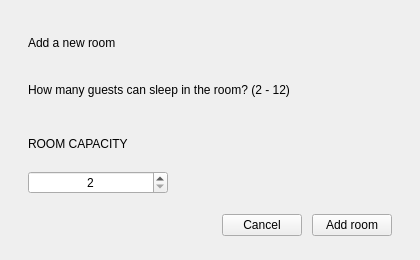
<?xml version="1.0" encoding="UTF-8"?>
<ui version="4.0">
 <class>Dialog</class>
 <widget class="QDialog" name="Dialog">
  <property name="geometry">
   <rect>
    <x>0</x>
    <y>0</y>
    <width>420</width>
    <height>260</height>
   </rect>
  </property>
  <property name="windowTitle">
   <string>Add room</string>
  </property>
  <layout class="QVBoxLayout" name="dialog_layout">
   <property name="spacing">
    <number>8</number>
   </property>
   <property name="leftMargin">
    <number>28</number>
   </property>
   <property name="topMargin">
    <number>24</number>
   </property>
   <property name="rightMargin">
    <number>28</number>
   </property>
   <property name="bottomMargin">
    <number>24</number>
   </property>
   <item>
    <widget class="QLabel" name="title_label">
     <property name="text">
      <string>Add a new room</string>
     </property>
     <property name="role" stdset="0">
      <string>h2</string>
     </property>
    </widget>
   </item>
   <item>
    <widget class="QLabel" name="subtitle_label">
     <property name="text">
      <string>How many guests can sleep in the room? (2 - 12)</string>
     </property>
     <property name="role" stdset="0">
      <string>muted</string>
     </property>
    </widget>
   </item>
   <item>
    <spacer name="spacer_1">
     <property name="orientation">
      <enum>Qt::Vertical</enum>
     </property>
     <property name="sizeType">
      <enum>QSizePolicy::Fixed</enum>
     </property>
     <property name="sizeHint" stdset="0">
      <size>
       <width>20</width>
       <height>8</height>
      </size>
     </property>
    </spacer>
   </item>
   <item>
    <widget class="QLabel" name="capacity_caption">
     <property name="text">
      <string>ROOM CAPACITY</string>
     </property>
     <property name="role" stdset="0">
      <string>caption</string>
     </property>
    </widget>
   </item>
   <item>
    <widget class="QSpinBox" name="capacity_input">
     <property name="minimum">
      <number>2</number>
     </property>
     <property name="maximum">
      <number>12</number>
     </property>
     <property name="value">
      <number>2</number>
     </property>
     <property name="maximumSize">
      <size>
       <width>140</width>
       <height>16777215</height>
      </size>
     </property>
     <property name="alignment">
      <set>Qt::AlignCenter</set>
     </property>
    </widget>
   </item>
   <item>
    <spacer name="spacer_2">
     <property name="orientation">
      <enum>Qt::Vertical</enum>
     </property>
     <property name="sizeType">
      <enum>QSizePolicy::Fixed</enum>
     </property>
     <property name="sizeHint" stdset="0">
      <size>
       <width>20</width>
       <height>12</height>
      </size>
     </property>
    </spacer>
   </item>
   <item>
    <layout class="QHBoxLayout" name="buttons_layout">
     <property name="spacing">
      <number>10</number>
     </property>
     <item>
      <spacer name="spacer_3">
       <property name="orientation">
        <enum>Qt::Horizontal</enum>
       </property>
       <property name="sizeHint" stdset="0">
        <size>
         <width>40</width>
         <height>20</height>
        </size>
       </property>
      </spacer>
     </item>
     <item>
      <widget class="QPushButton" name="cencel_btn">
       <property name="text">
        <string>Cancel</string>
       </property>
       <property name="cursor">
        <cursorShape>PointingHandCursor</cursorShape>
       </property>
       <property name="autoDefault">
        <bool>false</bool>
       </property>
      </widget>
     </item>
     <item>
      <widget class="QPushButton" name="add_room_btn">
       <property name="text">
        <string>Add room</string>
       </property>
       <property name="cursor">
        <cursorShape>PointingHandCursor</cursorShape>
       </property>
       <property name="autoDefault">
        <bool>false</bool>
       </property>
       <property name="variant" stdset="0">
        <string>primary</string>
       </property>
      </widget>
     </item>
    </layout>
   </item>
  </layout>
 </widget>
 <resources/>
 <connections/>
</ui>
